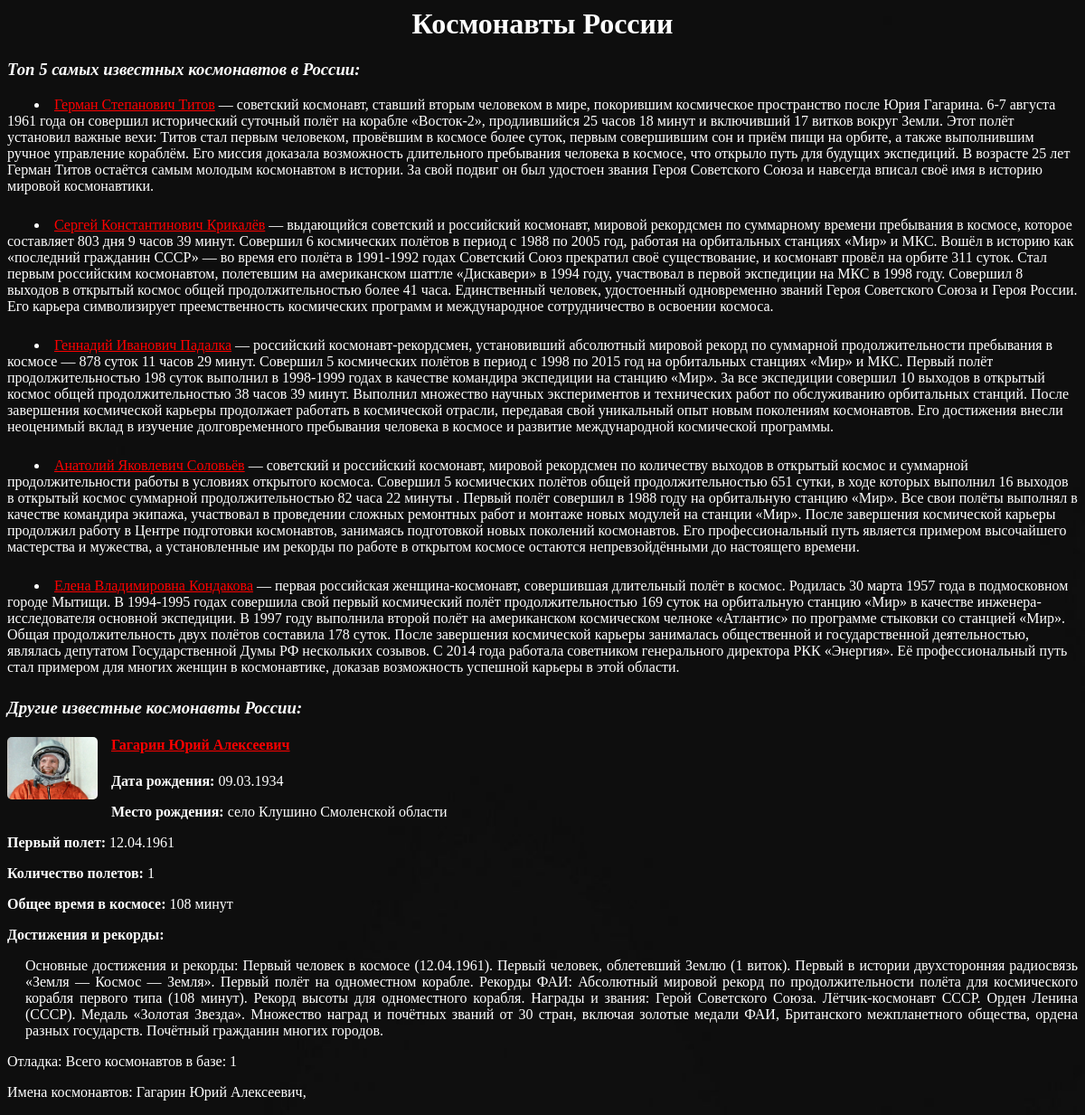
The page / on the database its author committed.
### pages/models.py (models this page shows, shortened)
class Cosmonaut(models.Model):
    name = models.CharField('ФИО космонавта', max_length=200)
    birth_date = models.DateField('Дата рождения')
    birth_place = models.CharField('Место рождения', max_length=300)
    first_flight = models.DateField('Первый полет')
    total_flights = models.IntegerField('Количество полетов')
    total_space_time = models.CharField('Общее время в космосе', max_length=100)
    eva_count = models.IntegerField('Выходы в открытый космос', default=0)
    eva_time = models.CharField('Время в открытом космосе', max_length=100, blank=True)
    achievements = models.TextField('Достижения и рекорды')
    biography = models.TextField('Биография')
    photo = models.ImageField('Фотография', upload_to='cosmonauts/', blank=True)
    order = models.IntegerField('Порядок отображения', default=0)
    class Meta:
        verbose_name = 'Космонавт'
        verbose_name_plural = 'Космонавты'
        ordering = ['order']

### pages/views.py (the view)
# urls.py: 2. Add a URL to urlpatterns:  path('', views.home, name='home')
def home(request):
    excluded_names = [
        'Герман Степанович Титов',
        'Сергей Константинович Крикалёв',
        'Геннадий Иванович Падалка',
        'Анатолий Яковлевич Соловьёв',
        'Елена Владимировна Кондакова'
    ]
    cosmonauts = Cosmonaut.objects.exclude(name__in=excluded_names).order_by('order')
    return render(request, 'pages/home.html', {
        'cosmonauts': cosmonauts,
    })

### pages/templates/pages/home.html (shortened to what this page needs)
<html>
   <head>
   </head>
   <body>
      <h1 style="text-align: center;">Космонавты России</h1>
      <h3><i>Топ 5 самых известных космонавтов в России:</i></h3>
      <li><a href="{% url 'titor' %}">Герман Степанович Титов</a> — советский космонавт, ставший вторым человеком в мире,
            покорившим космическое пространство после Юрия Гагарина. 6-7 августа 1961 года он совершил
            исторический суточный полёт на корабле «Восток-2», продлившийся 25 часов 18 минут и включивший 17
            витков вокруг Земли. Этот полёт установил важные вехи: Титов стал первым человеком,
            провёвшим в космосе более суток, первым совершившим сон и приём пищи на орбите,
            а также выполнившим ручное управление кораблём. Его миссия доказала возможность длительного
            пребывания человека в космосе, что открыло путь для будущих экспедиций. В возрасте 25 лет
            Герман Титов остаётся самым молодым космонавтом в истории. За свой подвиг он был удостоен
            звания Героя Советского Союза и навсегда вписал своё имя в историю мировой космонавтики.</li>
      <li><a href="{% url 'krikalev' %}">Сергей Константинович Крикалёв</a> — выдающийся советский и российский
            космонавт, мировой рекордсмен по суммарному времени пребывания в космосе, которое составляет 803
            дня 9 часов 39 минут. Совершил 6 космических полётов в период с 1988 по 2005 год,
            работая на орбитальных станциях «Мир» и МКС. Вошёл в историю как «последний гражданин СССР»
            — во время его полёта в 1991-1992 годах Советский Союз прекратил своё существование,
            и космонавт провёл на орбите 311 суток. Стал первым российским космонавтом,
            полетевшим на американском шаттле «Дискавери» в 1994 году, участвовал в первой экспедиции
            на МКС в 1998 году. Совершил 8 выходов в открытый космос общей продолжительностью более 41 часа.
            Единственный человек, удостоенный одновременно званий Героя Советского Союза и Героя России.
            Его карьера символизирует преемственность космических программ и международное сотрудничество
            в освоении космоса.</li>
      <li><a href="{% url 'padalka' %}">Геннадий Иванович Падалка</a> — российский космонавт-рекордсмен,
            установивший абсолютный мировой рекорд по суммарной продолжительности пребывания в космосе
            — 878 суток 11 часов 29 минут. Совершил 5 космических полётов в период с 1998 по 2015 год
            на орбитальных станциях «Мир» и МКС. Первый полёт продолжительностью 198 суток выполнил
            в 1998-1999 годах в качестве командира экспедиции на станцию «Мир». За все экспедиции совершил 10
            выходов в открытый космос общей продолжительностью 38 часов 39 минут.
            Выполнил множество научных экспериментов и технических работ по обслуживанию орбитальных станций.
            После завершения космической карьеры продолжает работать в космической отрасли,
            передавая свой уникальный опыт новым поколениям космонавтов.
            Его достижения внесли неоценимый вклад в изучение долговременного пребывания человека
            в космосе и развитие международной космической программы.</li>
      <li><a href="{% url 'soloviev' %}">Анатолий Яковлевич Соловьёв</a> — советский и российский космонавт,
            мировой рекордсмен по количеству выходов в открытый космос и суммарной продолжительности работы
            в условиях открытого космоса. Совершил 5 космических полётов общей продолжительностью 651 сутки,
            в ходе которых выполнил 16 выходов в открытый космос суммарной продолжительностью 82 часа 22 минуты
            . Первый полёт совершил в 1988 году на орбитальную станцию «Мир». Все свои полёты выполнял
            в качестве командира экипажа, участвовал в проведении сложных ремонтных работ и монтаже новых
            модулей на станции «Мир». После завершения космической карьеры продолжил работу
            в Центре подготовки космонавтов, занимаясь подготовкой новых поколений космонавтов.
            Его профессиональный путь является примером высочайшего мастерства и мужества,
            а установленные им рекорды по работе в открытом космосе остаются непревзойдёнными до настоящего времени.</li>
      <li><a href="{% url 'kondakova' %}">Елена Владимировна Кондакова</a> — первая российская женщина-космонавт,
            совершившая длительный полёт в космос. Родилась 30 марта 1957 года в подмосковном городе Мытищи.
            В 1994-1995 годах совершила свой первый космический полёт продолжительностью 169 суток
            на орбитальную станцию «Мир» в качестве инженера-исследователя основной экспедиции.
            В 1997 году выполнила второй полёт на американском космическом челноке «Атлантис» по программе
            стыковки со станцией «Мир». Общая продолжительность двух полётов составила 178 суток.
            После завершения космической карьеры занималась общественной и государственной деятельностью,
            являлась депутатом Государственной Думы РФ нескольких созывов.
            С 2014 года работала советником генерального директора РКК «Энергия».
            Её профессиональный путь стал примером для многих женщин в космонавтике,
            доказав возможность успешной карьеры в этой области.</li>
      <h3><i>Другие известные космонавты России:</i></h3>
      {% for cosmonaut in cosmonauts %}
      <div class="cosmonaut-item">
         <h4>
            {% if cosmonaut.photo %}
               <img src="{{ cosmonaut.photo.url }}" alt="{{ cosmonaut.name }}" class="cosmonaut-photo">
            {% endif %}
            <a href="{% url 'cosmonaut_detail' cosmonaut.id %}">{{ cosmonaut.name }}</a>
         </h4>
        <p><strong>Дата рождения:</strong> {{ cosmonaut.birth_date|date:"d.m.Y" }}</p>
        <p><strong>Место рождения:</strong> {{ cosmonaut.birth_place }}</p>
        <p><strong>Первый полет:</strong> {{ cosmonaut.first_flight|date:"d.m.Y" }}</p>
        <p><strong>Количество полетов:</strong> {{ cosmonaut.total_flights }}</p>
        <p><strong>Общее время в космосе:</strong> {{ cosmonaut.total_space_time }}</p>
        <p><strong>Достижения и рекорды:</strong></p>
        <p style="text-align: justify; margin-left: 20px;">{{ cosmonaut.achievements }}</p>
      </div>
      {% empty %}
      <p class="empty-message">В базе данных пока нет других космонавтов.</p>
      {% endfor %}
      <div>
      <p>Отладка: Всего космонавтов в базе: {{ cosmonauts|length }}</p>
      <p>Имена космонавтов:
      {% for c in cosmonauts %}
         {{ c.name }},
      {% endfor %}
       </p>
      </div>
   </body>
</html>

### pages/templates/pages/home.html (style rules this page uses)
body { background-image: url('/static/images/phone.jpg'); background-repeat: no-repeat; background-size: cover; height: auto; color: #ffffffff; }
li { text-indent: 30px; margin-bottom: 25px; }
.cosmonaut-photo { width: 100px; height: auto; float: left; margin-right: 15px; margin-bottom: 10px; border-radius: 5px; }
a { color: #ff0000ff; }

### rows shown on the page
Cosmonaut: photo (picture), name "Гагарин Юрий Алексеевич", birth_date "09.03.1934", birth_place "село Клушино Смоленской области", first_flight "12.04.1961", total_flights "1", total_space_time "108 минут", achievements "Основные достижения и рекорды: Первый человек в космосе (12.04.1961). Первый человек, облетевший Землю (1 виток). Первый в истории двухсторонняя радиосвязь «Земля — Космос — Земля». Первый полёт на одноместном корабле. Рекорды ФАИ: Абсолютный мировой рекорд по продолжительности полёта для космического корабля первого типа (108 минут). Рекорд высоты для одноместного корабля. Награды и звания: Герой Советского Союза. Лётчик-космонавт СССР. Орден Ленина (СССР). Медаль «Золотая Звезда». Множество наград и почётных званий от 30 стран, включая золотые медали ФАИ, Британского межпланетного общества, ордена разных государств. Почётный гражданин многих городов."

### other values the page prints
{{ cosmonauts|length }} "1"
